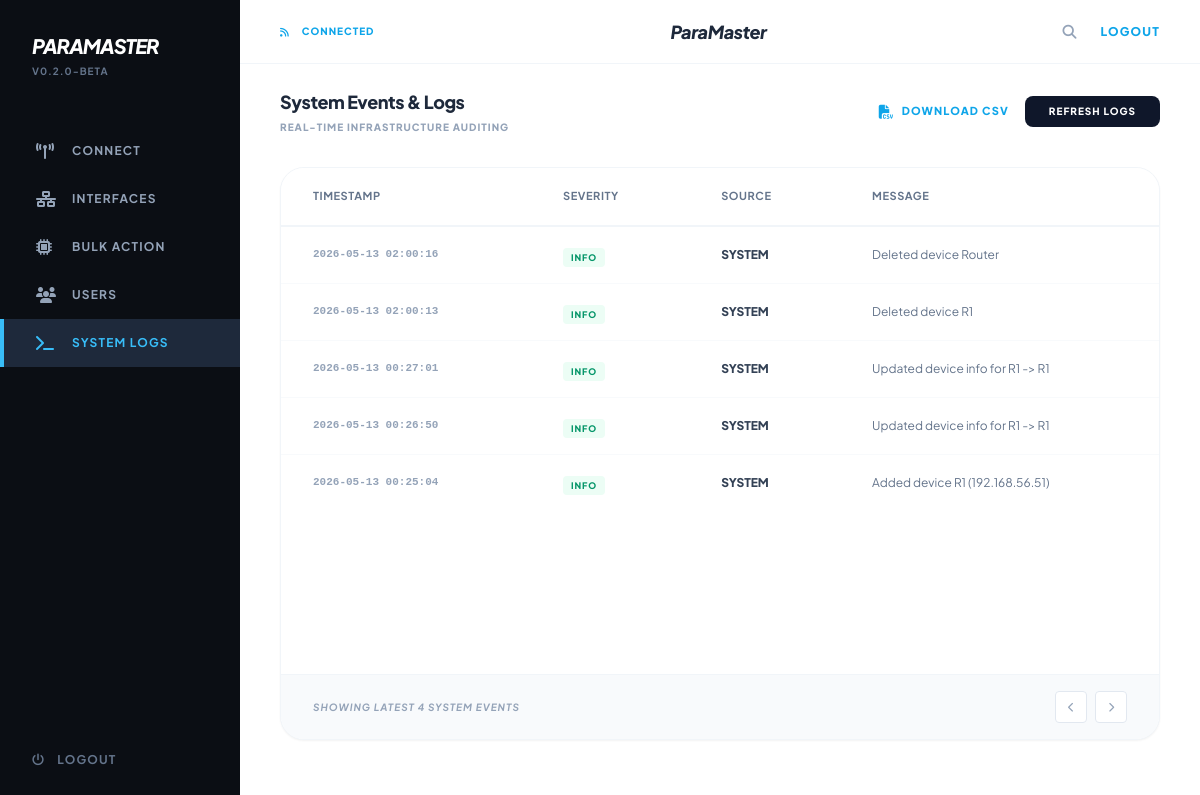
The app's page /logs (signed in) with its own data.
### models.py (models this page shows, shortened)
class Log(db.Model):
    id = db.Column(db.Integer, primary_key=True)
    timestamp = db.Column(db.DateTime, default=datetime.utcnow)
    level = db.Column(db.String(20), default='INFO')  # INFO, WARNING, ERROR
    action = db.Column(db.String(200), nullable=False)
    device_id = db.Column(db.Integer, db.ForeignKey('device.id'), nullable=True)
    user_id = db.Column(db.Integer, db.ForeignKey('user.id'), nullable=True)

### app.py (the view)
@app.route('/logs')
@login_required
def system_logs():
    logs = Log.query.order_by(Log.timestamp.desc()).limit(100).all()
    return render_template('logs.html', logs=logs)

### app.py (called while the page is built, shortened)
@login_manager.user_loader
def load_user(user_id):
    return User.query.get(int(user_id))

@app.before_request
def prepare_db_schema():
    global schema_prepared
    if schema_prepared:
        return

### templates/logs.html (shortened to what this page needs)
{% extends "base.html" %}
{% block content %}
<div class="px-10 py-6 h-full flex flex-col">
    <div class="flex items-center justify-between mb-8 shrink-0">
        <div>
            <h3 class="text-lg font-black text-slate-800 tracking-tight">System Events & Logs</h3>
            <p class="text-[10px] font-black text-slate-400 uppercase tracking-widest mt-1">Real-time infrastructure auditing</p>
        </div>
        <div class="flex items-center gap-4">
            <button onclick="downloadLogs()" class="flex items-center gap-2 text-sky-500 text-[11px] font-black uppercase tracking-widest hover:underline">
                <i class="fas fa-file-csv text-sm"></i>
                Download CSV
            </button>
            <button onclick="window.location.reload()" class="px-6 py-2 bg-slate-900 text-white text-[10px] font-black uppercase tracking-widest rounded-lg hover:bg-black transition-all">
                Refresh Logs
            </button>
        </div>
    </div>
    <div class="flex-1 bg-white rounded-3xl border border-slate-100 shadow-sm overflow-hidden flex flex-col">
        <div class="overflow-y-auto flex-1">
            <table id="logs-table" class="w-full text-left border-collapse">
                <thead class="sticky top-0 bg-white z-10">
                    <tr class="table-header">
                        <th class="px-8 py-5">Timestamp</th>
                        <th class="px-8 py-5">Severity</th>
                        <th class="px-8 py-5">Source</th>
                        <th class="px-8 py-5">Message</th>
                    </tr>
                </thead>
                <tbody class="divide-y divide-slate-50">
                    {% for log in logs %}
                    <tr class="hover:bg-slate-50/50 transition-all">
                        <td class="px-8 py-4 text-[11px] font-bold text-slate-400 font-mono">{{ log.timestamp.strftime('%Y-%m-%d %H:%M:%S') }}</td>
                        <td class="px-8 py-4">
                            {% if log.level == 'ERROR' %}
                            <span class="px-2 py-1 bg-rose-50 text-rose-600 text-[9px] font-black uppercase rounded tracking-widest">ERROR</span>
                            {% elif log.level == 'WARNING' %}
                            <span class="px-2 py-1 bg-amber-50 text-amber-600 text-[9px] font-black uppercase rounded tracking-widest">WARNING</span>
                            {% else %}
                            <span class="px-2 py-1 bg-emerald-50 text-emerald-600 text-[9px] font-black uppercase rounded tracking-widest">INFO</span>
                            {% endif %}
                        </td>
                        <td class="px-8 py-4 text-xs font-black text-slate-700">
                            {% if log.device_id %}
                                DEVICE_{{ log.device_id }}
                            {% else %}
                                SYSTEM
                            {% endif %}
                        </td>
                        <td class="px-8 py-4 text-xs text-slate-500">{{ log.action }}</td>
                    </tr>
                    {% else %}
                    <tr>
                        <td colspan="4" class="px-8 py-10 text-center text-slate-400 text-xs font-bold uppercase tracking-widest">No logs found</td>
                    </tr>
                    {% endfor %}
                </tbody>
            </table>
        </div>
        <div class="px-8 py-4 bg-slate-50 border-t border-slate-100 flex items-center justify-between">
            <p class="text-[10px] font-bold text-slate-400 uppercase tracking-widest italic">Showing latest 4 system events</p>
            <div class="flex gap-2">
                <button class="w-8 h-8 flex items-center justify-center rounded bg-white border border-slate-200 text-slate-400 hover:text-sky-500 transition-all cursor-not-allowed">
                    <i class="fas fa-chevron-left text-[10px]"></i>
                </button>
                <button class="w-8 h-8 flex items-center justify-center rounded bg-white border border-slate-200 text-slate-400 hover:text-sky-500 transition-all cursor-not-allowed">
                    <i class="fas fa-chevron-right text-[10px]"></i>
                </button>
            </div>
        </div>
    </div>
</div>
{% endblock %}

### templates/base.html (shortened to what this page needs)
<!DOCTYPE html>
<html lang="en">
<head>
    <script src="https://cdn.tailwindcss.com"></script>
    <link href="https://cdnjs.cloudflare.com/ajax/libs/font-awesome/6.4.0/css/all.min.css" rel="stylesheet">
</head>
<body class="flex flex-col h-screen overflow-hidden">
    <div class="flex flex-1 main-container">
        <aside class="sidebar flex flex-col shrink-0">
            <div class="p-8">
                <h1 class="text-white font-black text-xl tracking-tighter italic">PARAMASTER</h1>
                <p class="text-[10px] text-slate-500 font-bold uppercase tracking-widest mt-1">v0.2.0-beta</p>
            </div>
            <nav class="flex-1 mt-4">
                <a href="{{ url_for('dashboard') }}" class="sidebar-item {{ 'active' if request.endpoint == 'dashboard' }} flex items-center gap-4 px-8 py-4">
                    <i class="fas fa-tower-broadcast w-5"></i>
                    <span class="text-xs font-bold uppercase tracking-widest">Connect</span>
                </a>
                <a href="{{ url_for('all_interfaces') }}" class="sidebar-item {{ 'active' if request.endpoint == 'all_interfaces' }} flex items-center gap-4 px-8 py-4">
                    <i class="fas fa-network-wired w-5"></i>
                    <span class="text-xs font-bold uppercase tracking-widest">Interfaces</span>
                </a>
                <a href="{{ url_for('batch_config') }}" class="sidebar-item {{ 'active' if request.endpoint == 'batch_config' }} flex items-center gap-4 px-8 py-4">
                    <i class="fas fa-microchip w-5"></i>
                    <span class="text-xs font-bold uppercase tracking-widest">Bulk Action</span>
                </a>
                <a href="{{ url_for('users') }}" class="sidebar-item {{ 'active' if request.endpoint == 'users' }} flex items-center gap-4 px-8 py-4">
                    <i class="fas fa-users w-5"></i>
                    <span class="text-xs font-bold uppercase tracking-widest">Users</span>
                </a>
                <a href="{{ url_for('system_logs') }}" class="sidebar-item {{ 'active' if request.endpoint == 'system_logs' }} flex items-center gap-4 px-8 py-4">
                    <i class="fas fa-terminal w-5"></i>
                    <span class="text-xs font-bold uppercase tracking-widest">System Logs</span>
                </a>
            </nav>
            <div class="p-8">
                <a href="{{ url_for('logout') }}" class="text-slate-500 hover:text-white transition-colors text-xs font-bold uppercase tracking-widest flex items-center gap-3">
                    <i class="fas fa-power-off"></i>
                    Logout
                </a>
            </div>
        </aside>
        <main class="flex-1 flex flex-col bg-white overflow-hidden">
            <header class="bg-white border-b border-slate-100 h-16 flex items-center justify-between px-10 shrink-0">
                <div class="flex items-center gap-3 text-sky-500 text-[10px] font-black uppercase tracking-widest">
                    <i class="fas fa-rss animate-pulse"></i>
                    <span> Connected </span>
                </div>
                <h2 class="text-lg font-black text-slate-800 tracking-tight italic">ParaMaster</h2>
                <div class="flex items-center gap-6">
                    <i class="fas fa-search text-slate-400 cursor-pointer hover:text-slate-600 transition-all text-sm"></i>
                    <a href="{{ url_for('logout') }}" class="text-sky-500 text-xs font-black uppercase tracking-widest hover:underline">Logout</a>
                </div>
            </header>
            <div class="content-area">
                {% block content %}{% endblock %}
            </div>
        </main>
    </div>
</body>
</html>

### templates/base.html (style rules this page uses)
body { font-family: 'Plus Jakarta Sans', sans-serif; background-color: #fcfdfe; }
.sidebar { background-color: #0b0e14; height: 100vh; width: 240px; }
.sidebar-item { color: #94a3b8; transition: all 0.3s; border-left: 4px solid transparent; }
.sidebar-item:hover, .sidebar-item.active { background-color: #1e293b; color: #38bdf8; border-left: 4px solid #38bdf8; }
.main-container { height: calc(100vh - 40px); overflow: hidden; }
.content-area { height: calc(100vh - 100px); overflow-y: auto; }
.table-header { border-bottom: 2px solid #f1f5f9; color: #64748b; text-transform: uppercase; font-size: 11px; font-weight: 800; letter-spacing: 0.05em; }

### records on screen
Log: timestamp "2026-05-13 02:00:16", level "INFO", shows "SYSTEM", action "Deleted device Router"
Log: timestamp "2026-05-13 02:00:13", level "INFO", shows "SYSTEM", action "Deleted device R1"
Log: timestamp "2026-05-13 00:27:01", level "INFO", shows "SYSTEM", action "Updated device info for R1 -> R1"
Log: timestamp "2026-05-13 00:26:50", level "INFO", shows "SYSTEM", action "Updated device info for R1 -> R1"
Log: timestamp "2026-05-13 00:25:04", level "INFO", shows "SYSTEM", action "Added device R1 (192.168.56.51)"
